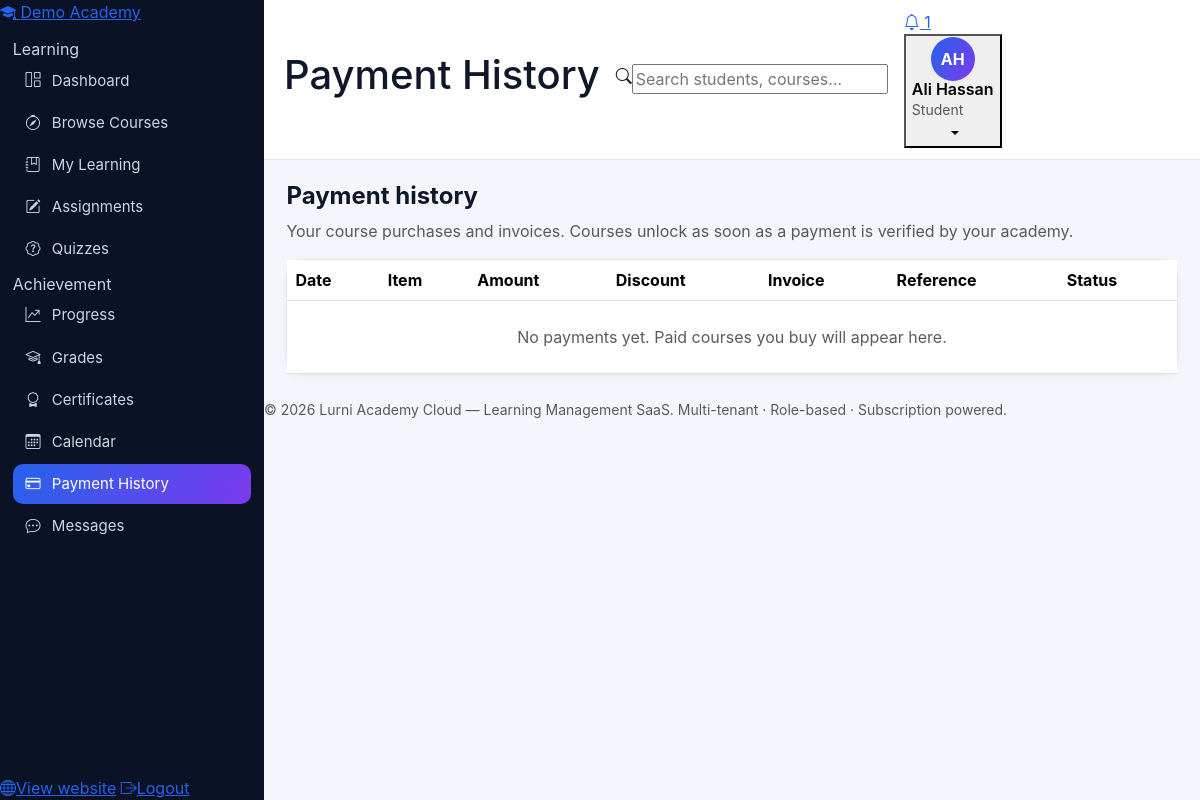
The app's page /student/payments.php (signed in), older data.
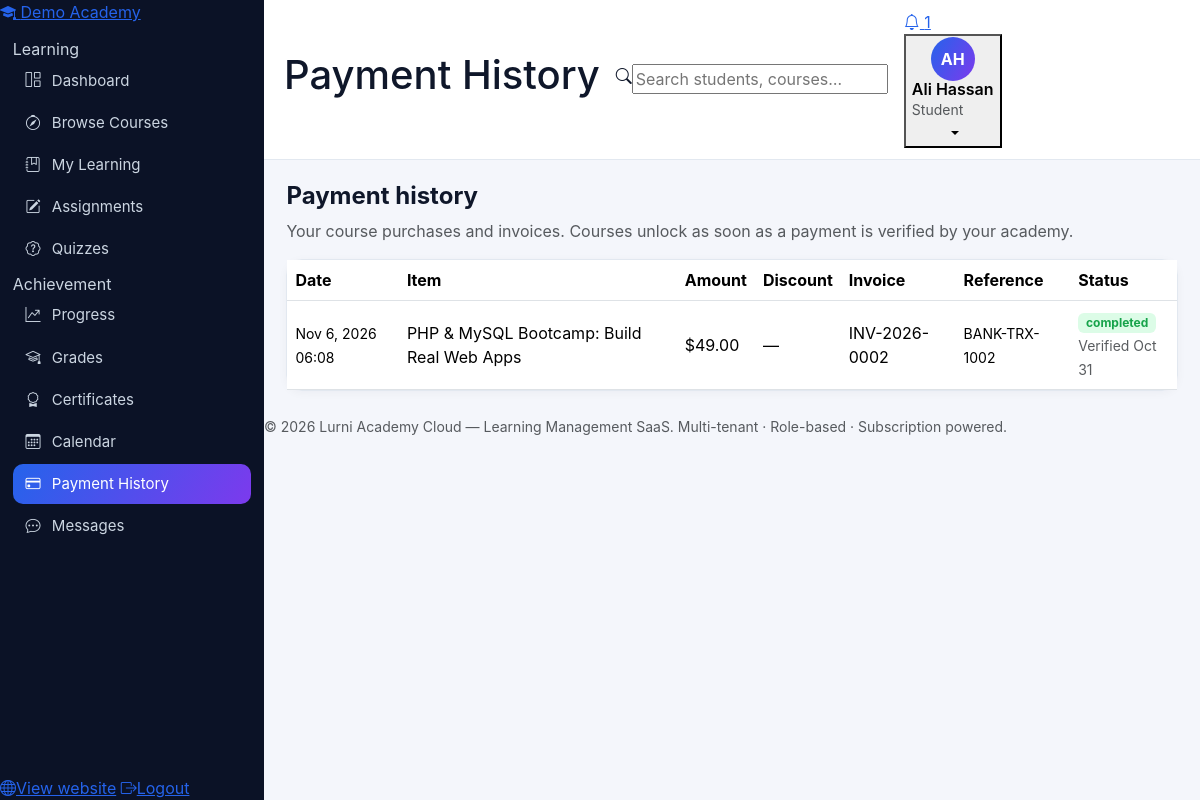
The same page, newer data.
### tables this page shows
CREATE TABLE payments (
  id INT UNSIGNED AUTO_INCREMENT PRIMARY KEY,
  tenant_id INT UNSIGNED NOT NULL,
  subscription_id INT UNSIGNED NULL,
  plan_id INT UNSIGNED NULL,
  billing_cycle ENUM('monthly','yearly') NULL,
  invoice_id INT UNSIGNED NULL,
  user_id INT UNSIGNED NULL,
  kind ENUM('subscription','course') NOT NULL DEFAULT 'subscription',
  course_id INT UNSIGNED NULL,
  amount DECIMAL(10,2) NOT NULL DEFAULT 0,
  discount_amount DECIMAL(10,2) NOT NULL DEFAULT 0,
  coupon_code VARCHAR(60) NULL,
  currency VARCHAR(10) NOT NULL DEFAULT 'USD',
  method ENUM('manual','card','bank_transfer','paypal','stripe') NOT NULL DEFAULT 'manual',
  reference VARCHAR(120) NULL,
  status ENUM('pending','completed','failed','refunded') NOT NULL DEFAULT 'pending',
  verified_by INT UNSIGNED NULL,
  verified_at DATETIME NULL,
  created_at DATETIME NOT NULL DEFAULT CURRENT_TIMESTAMP,
  INDEX idx_pay_tenant (tenant_id),
  INDEX idx_pay_status (status),
  CONSTRAINT fk_pay_tenant FOREIGN KEY (tenant_id) REFERENCES tenants(id) ON DELETE CASCADE,
  CONSTRAINT fk_pay_sub FOREIGN KEY (subscription_id) REFERENCES subscriptions(id) ON DELETE SET NULL,
  CONSTRAINT fk_pay_plan FOREIGN KEY (plan_id) REFERENCES subscription_plans(id) ON DELETE SET NULL,
  CONSTRAINT fk_pay_user FOREIGN KEY (user_id) REFERENCES users(id) ON DELETE SET NULL
);

CREATE TABLE courses (
  id INT UNSIGNED AUTO_INCREMENT PRIMARY KEY,
  tenant_id INT UNSIGNED NOT NULL,
  instructor_id INT UNSIGNED NULL,
  category_id INT UNSIGNED NULL,
  title VARCHAR(190) NOT NULL,
  slug VARCHAR(190) NOT NULL,
  subtitle VARCHAR(255) NULL,
  description TEXT NULL,
  objectives TEXT NULL,
  requirements TEXT NULL,
  thumbnail VARCHAR(255) NULL,
  level ENUM('beginner','intermediate','advanced','all_levels') NOT NULL DEFAULT 'beginner',
  price DECIMAL(10,2) NOT NULL DEFAULT 0,
  old_price DECIMAL(10,2) NULL,
  language VARCHAR(60) NOT NULL DEFAULT 'English',
  rating DECIMAL(3,2) NOT NULL DEFAULT 0,
  status ENUM('draft','published','archived') NOT NULL DEFAULT 'draft',
  approval_status ENUM('pending','approved','rejected') NOT NULL DEFAULT 'approved',
  visibility ENUM('public','unlisted','private') NOT NULL DEFAULT 'public',
  is_featured TINYINT(1) NOT NULL DEFAULT 0,
  duration_minutes INT UNSIGNED NOT NULL DEFAULT 0,
  created_at DATETIME NOT NULL DEFAULT CURRENT_TIMESTAMP,
  updated_at DATETIME NOT NULL DEFAULT CURRENT_TIMESTAMP ON UPDATE CURRENT_TIMESTAMP,
  UNIQUE KEY uq_course_tenant_slug (tenant_id, slug),
  INDEX idx_course_tenant_status (tenant_id, status),
  CONSTRAINT fk_course_tenant FOREIGN KEY (tenant_id) REFERENCES tenants(id) ON DELETE CASCADE,
  CONSTRAINT fk_course_instructor FOREIGN KEY (instructor_id) REFERENCES instructors(id) ON DELETE SET NULL,
  CONSTRAINT fk_course_category FOREIGN KEY (category_id) REFERENCES categories(id) ON DELETE SET NULL
);

CREATE TABLE invoices (
  id INT UNSIGNED AUTO_INCREMENT PRIMARY KEY,
  tenant_id INT UNSIGNED NOT NULL,
  subscription_id INT UNSIGNED NULL,
  payment_id INT UNSIGNED NULL,
  invoice_number VARCHAR(30) NOT NULL UNIQUE,
  description VARCHAR(255) NULL,
  amount DECIMAL(10,2) NOT NULL DEFAULT 0,
  status ENUM('unpaid','paid','void') NOT NULL DEFAULT 'unpaid',
  issued_at DATETIME NULL,
  due_at DATETIME NULL,
  paid_at DATETIME NULL,
  created_at DATETIME NOT NULL DEFAULT CURRENT_TIMESTAMP,
  INDEX idx_inv_tenant (tenant_id),
  CONSTRAINT fk_inv_tenant FOREIGN KEY (tenant_id) REFERENCES tenants(id) ON DELETE CASCADE,
  CONSTRAINT fk_inv_sub FOREIGN KEY (subscription_id) REFERENCES subscriptions(id) ON DELETE SET NULL,
  CONSTRAINT fk_inv_payment FOREIGN KEY (payment_id) REFERENCES payments(id) ON DELETE SET NULL
);

### includes/functions.php (called while the page is built, shortened)
<?php
function e(?string $v): string { return htmlspecialchars($v ?? '', ENT_QUOTES, 'UTF-8'); }
function money($n): string { return '$' . number_format((float)$n, 2); }
function current_user(): ?array { return $_SESSION['user'] ?? null; }

### includes/auth.php (called while the page is built, shortened)
<?php
require_once __DIR__ . '/functions.php';
function role_home(string $role): string {
    return match ($role) {
        'super_admin' => '/super-admin/index.php',
        'admin'       => '/admin/dashboard.php',
        'instructor'  => '/instructor/dashboard.php',
        'student'     => '/student/dashboard.php',
        default       => '/index.php',
    };
}

### student/payments.php (the view, shortened to what this page needs)
<?php
require_once __DIR__ . '/../includes/auth.php';
$me = require_role(['student']);
$pdo = db(); check_tenant_active($pdo);
$tid = require_tenant();
$pageTitle = 'Payment History'; $active = 'payments';
$s = $pdo->prepare("SELECT p.*, c.title AS course_title, i.invoice_number,
        (SELECT COALESCE(SUM(r.amount),0) FROM payment_refunds r WHERE r.payment_id=p.id) AS refunded_total
    FROM payments p
    LEFT JOIN courses c ON c.id=p.course_id
    LEFT JOIN invoices i ON i.id=p.invoice_id
    WHERE p.tenant_id=? AND p.user_id=? ORDER BY p.created_at DESC");
$s->execute([$tid, $me['id']]); $payments = $s->fetchAll();
require __DIR__ . '/../includes/header.php';
?>
<div class="mb-3"><h2 class="h4 fw-bold">Payment history</h2>
<p class="text-muted mb-0">Your course purchases and invoices. Courses unlock as soon as a payment is verified by your academy.</p></div>
<div class="card"><div class="table-responsive"><table class="table table-hover align-middle mb-0">
  <thead><tr><th>Date</th><th>Item</th><th>Amount</th><th>Discount</th><th>Invoice</th><th>Reference</th><th>Status</th></tr></thead><tbody>
  <?php foreach ($payments as $p): $net = (float)$p['amount'] - (float)$p['discount_amount']; ?>
  <tr>
    <td><small><?= e(date('M j, Y H:i', strtotime((string)$p['created_at']))) ?></small></td>
    <td><?= $p['kind'] === 'course' ? e($p['course_title'] ?? 'Course') : 'Subscription' ?><?php if ($p['coupon_code']): ?><br><small class="text-muted">Coupon <?= e($p['coupon_code']) ?></small><?php endif; ?></td>
    <td><?= money($net) ?><?php if ((float)$p['refunded_total'] > 0): ?><br><small class="text-danger">Refunded <?= money((float)$p['refunded_total']) ?></small><?php endif; ?></td>
    <td><?= (float)$p['discount_amount'] > 0 ? '−' . money((float)$p['discount_amount']) : '—' ?></td>
    <td><?= $p['invoice_number'] ? e($p['invoice_number']) : '—' ?></td>
    <td><small><?= e($p['reference'] ?? '—') ?></small></td>
    <td><span class="badge bg-<?= $p['status'] === 'completed' ? 'success' : ($p['status'] === 'pending' ? 'warning text-dark' : ($p['status'] === 'refunded' ? 'info' : 'danger')) ?>-subtle text-<?= $p['status'] === 'completed' ? 'success' : ($p['status'] === 'pending' ? 'warning-emphasis' : ($p['status'] === 'refunded' ? 'info' : 'danger')) ?>"><?= e($p['status']) ?></span>
    <?php if ($p['status'] === 'pending'): ?><br><small class="text-muted">Awaiting verification</small><?php elseif ($p['status'] === 'completed' && !empty($p['verified_at'])): ?><br><small class="text-muted">Verified <?= e(date('M j', strtotime((string)$p['verified_at']))) ?></small><?php endif; ?></td>
  </tr>
  <?php endforeach; ?>
  <?php if (!$payments): ?><tr><td colspan="7" class="text-center text-muted py-4">No payments yet. Paid courses you buy will appear here.</td></tr><?php endif; ?>
  </tbody></table></div></div>
<?php require __DIR__ . '/../includes/footer.php'; ?>

### includes/sidebar.php (shortened to what this page needs)
<?php
$u = current_user();
$role = $u['role'] ?? 'student';
$active = $active ?? '';
$tenantName = $tenantName ?? APP_NAME;
$items = $menus[$role] ?? $menus['student'];
?>
<aside class="sidebar" id="appSidebar">
  <a class="sidebar-brand" href="<?= e(role_home($role)) ?>">
    <span class="brand-mark"><i class="bi bi-mortarboard-fill"></i></span>
    <span class="brand-text"><?= e($tenantName) ?></span>
  </a>
  <nav class="sidebar-nav">
    <?php foreach ($items as $item): ?>
      <?php if (isset($item['section'])): ?>
        <div class="nav-section"><?= e($item['section']) ?></div>
      <?php else: ?>
        <a class="nav-link-app <?= $active === $item['key'] ? 'active' : '' ?>" href="<?= e($item['href']) ?>">
          <i class="bi <?= e($item['icon']) ?>"></i><span><?= e($item['label']) ?></span>
        </a>
      <?php endif; ?>
    <?php endforeach; ?>
  </nav>
  <div class="sidebar-foot">
    <a class="nav-link-app" href="/index.php"><i class="bi bi-globe"></i><span>View website</span></a>
    <a class="nav-link-app" href="/auth/logout.php"><i class="bi bi-box-arrow-right"></i><span>Logout</span></a>
  </div>
</aside>

Row changes from the older to the newer data that the page shows:
added payments: created_at "Nov 6, 2026 06:08", course.title "PHP & MySQL Bootcamp: Build Real Web Apps", money($net) "$49.00", invoice.invoice_number "INV-2026-0002", reference "BANK-TRX-1002", status "completed", verified_at "Oct 31"
Text that changed along with them:
text no longer shown: "No payments yet. Paid courses you buy will appear here."
